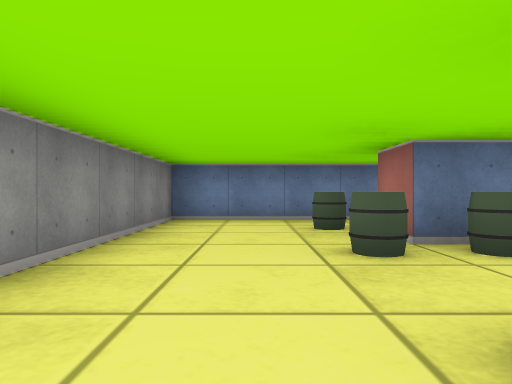
view 1 (above)

13 first-person views from a walk through a cub3D ray-caster map. The camera is about half as high as the walls, looks level and sees 70° across. The floor is counted in squares. Each view is taken from the middle of a square. On the plan, view 1 faces up. The plan holds only what a view shows up to about 9 squares ahead; the rest is blank.

view 2
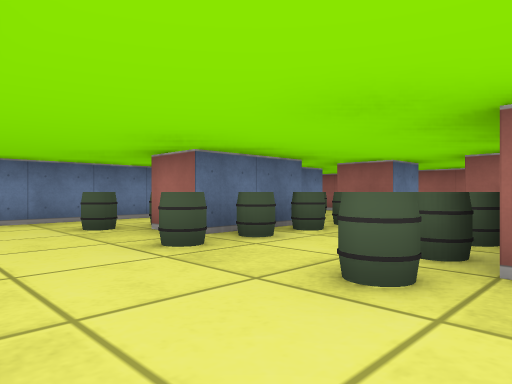

view 3
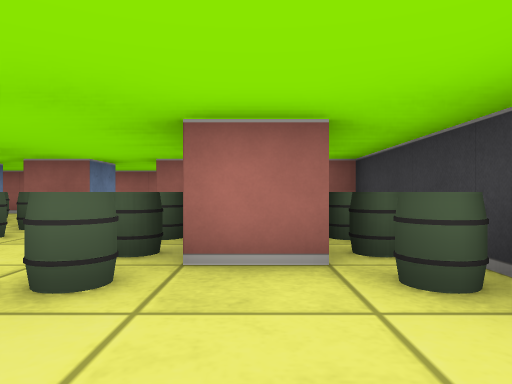

view 4
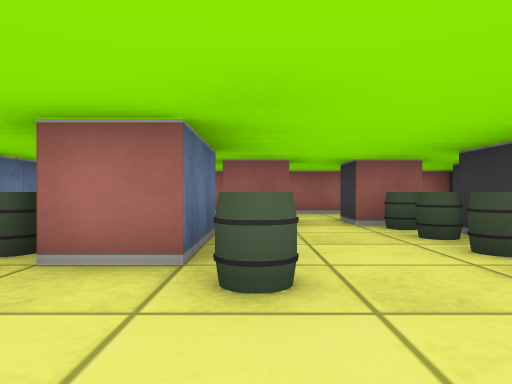

view 5
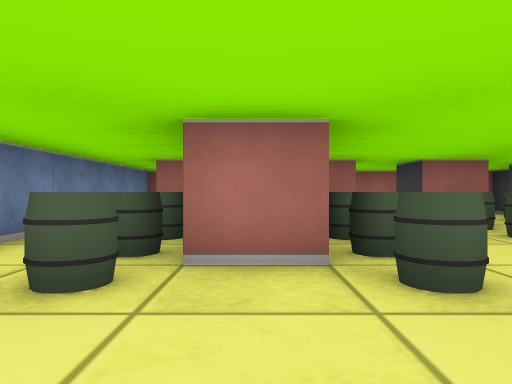

view 6
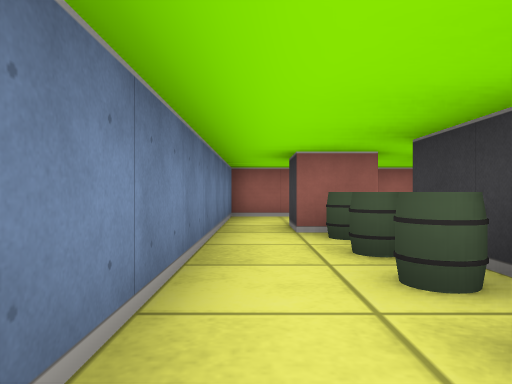

view 7
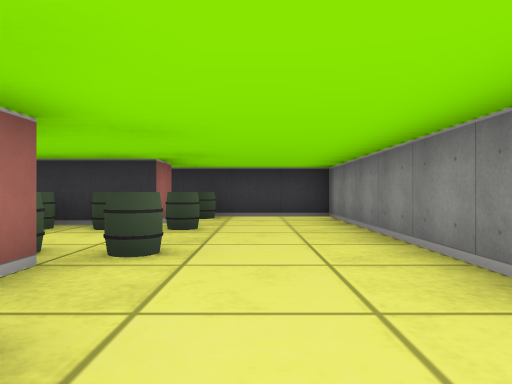

view 8
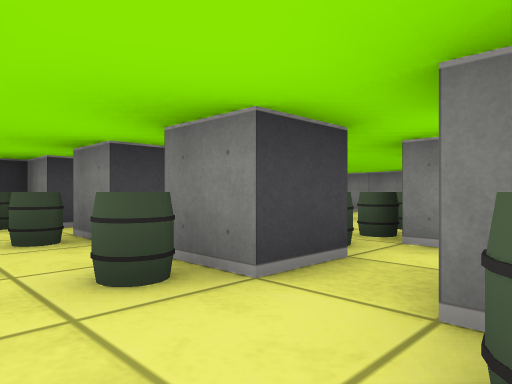

view 9
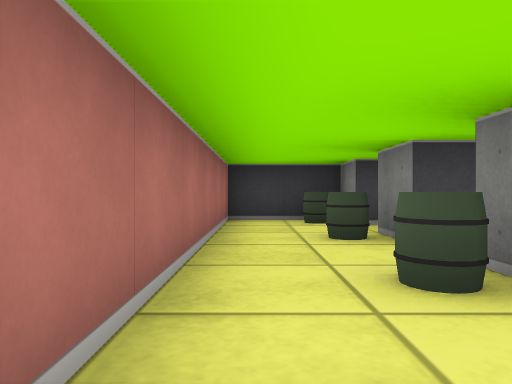

view 10
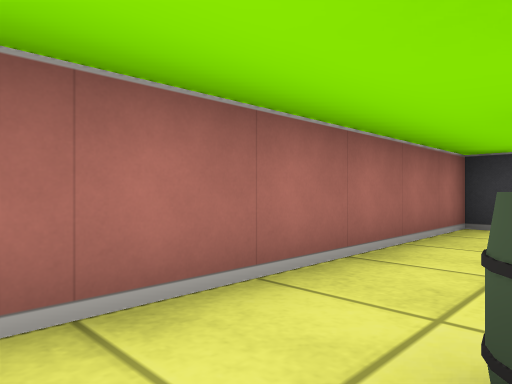

view 11
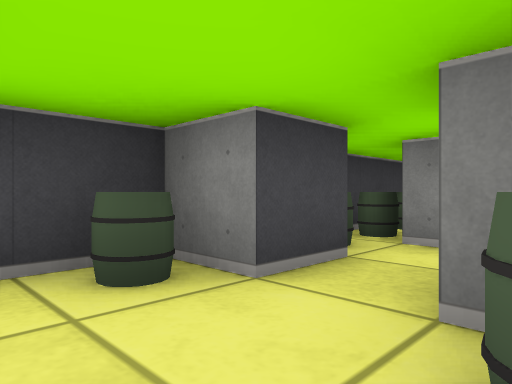

view 12
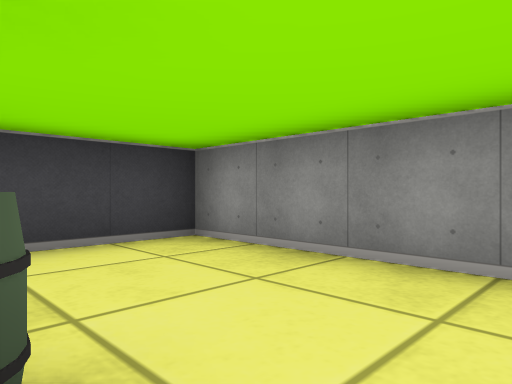

view 13
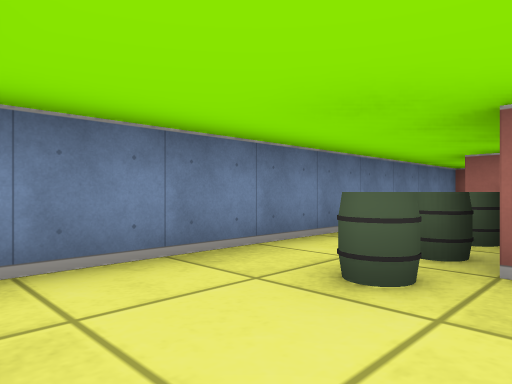

### Floor plan
Points are (right, up) in squares from view 1. A wall is a line through its corners. A room is listed if a view was taken in it or the views show most of it. See-through windows are left out.
Room 1 (views 1, 2, 3, 4, 5, 6, 7, 8, 9, 10, 11, 12, 13)
walls: (3.5, 3.5) (1.5, 3.5) (1.5, 4.5); (4.5, 2.5) (4.5, 3.5) (5.5, 3.5) (5.5, 2.5) (4.5, 2.5); (2.1, 4.5) (3.5, 4.5); (5.5, 4.5) (4.5, 4.5) (4.5, 5.5) (5.4, 5.5); (4.5, 0.4) (4.5, 1.5) (5.5, 1.5) (5.5, 0.5); (1.5, -0.5) (1.5, 0.5) (3.5, 0.5); (4.5, -0.5) (5.5, -0.5) (5.5, -1.5) (7.5, -1.5) (7.5, 6.5) (-1.5, 6.5) (-1.5, -1.5) (4.5, -1.5) (4.5, -1)
objects: barrel (1, -1); barrel (1, 1); barrel (1, 3); barrel (1, 5); barrel (2, -1); barrel (2, 1); barrel (2, 3); barrel (2, 5); barrel (3, -1); barrel (3, 1); barrel (3, 3); barrel (3, 5); barrel (4, -1); barrel (4, 1); barrel (4, 3); barrel (4, 5); barrel (6, -1); barrel (6, 1); barrel (6, 3); barrel (6, 5)

Where each view was taken, in squares from view 1:
view 1: 0 up, 0 right, facing up
view 2: 0 up, 1 left, facing up-right
view 3: 0 up, 1 left, facing right
view 4: 3 up, 1 left, facing right
view 5: 4 up, 1 left, facing right
view 6: 6 up, 0 right, facing right
view 7: 6 up, 0 right, facing down
view 8: 5 up, 7 right, facing down-left
view 9: 5 up, 7 right, facing down
view 10: 4 up, 6 right, facing down-right
view 11: 1 up, 7 right, facing down-left
view 12: 2 up, 1 right, facing down-left
view 13: 4 up, 1 left, facing up-right
